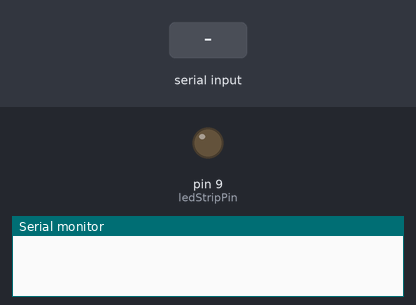
This sketch was run on a simulated Arduino Uno, built with avr-gcc and run on an emulated ATmega328P. Parts: output pins drawn as LEDs (lit = HIGH), the last lines printed to the serial monitor. Inputs (shaded band) come from the test bench.

Above: at 1.2 s.
1.3 s: "90,45\n" received over Serial
At 1.6 s:
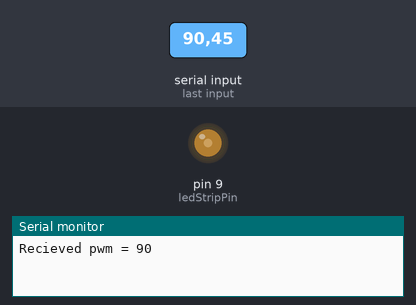
2.8 s: "30,150\n" received over Serial
At 4.0 s:
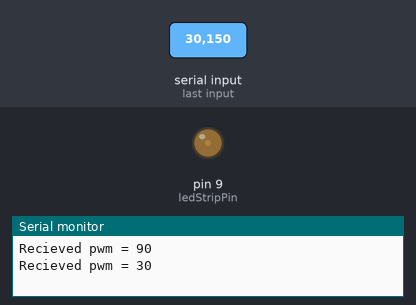
4.3 s: "200\n" received over Serial
At 5.0 s:
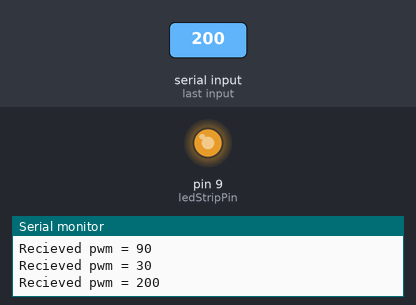
5.8 s: "90\n" received over Serial
At 6.1 s:
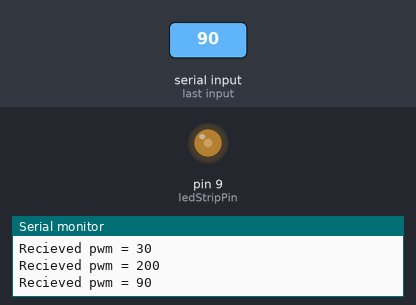
Timing chart, 0 to 8.3 s (numbered marks = the images above; inputs shaded):
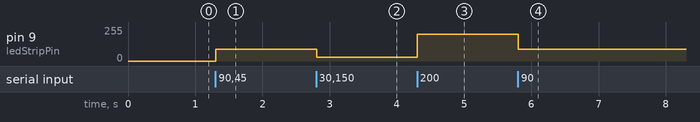

Measured:
- after the input at 1.3 s, pin 9 (ledStripPin): 0/255 → 90/255 at once
- after the input at 2.8 s, pin 9 (ledStripPin): 90/255 → 30/255 at once
- after the input at 4.3 s, pin 9 (ledStripPin): 30/255 → 200/255 at once
- after the input at 5.8 s, pin 9 (ledStripPin): 200/255 → 90/255 at once

The sketch:

LED_Brightness_control_from_processing.ino
```cpp
int ledStripPin = 9;

void setup() {
  pinMode(ledStripPin, OUTPUT);
  Serial.begin(9600);
}


void loop() {

 if(Serial.available()>0)
 {
    String value = Serial.readStringUntil('\n');
    int pwm = value.toInt();

    if(pwm >= 0 && pwm <=255)
    {
      analogWrite(ledStripPin, pwm);
    }

     Serial.print("Recieved pwm = ") ;
     Serial.println(pwm);
 }

}
```
